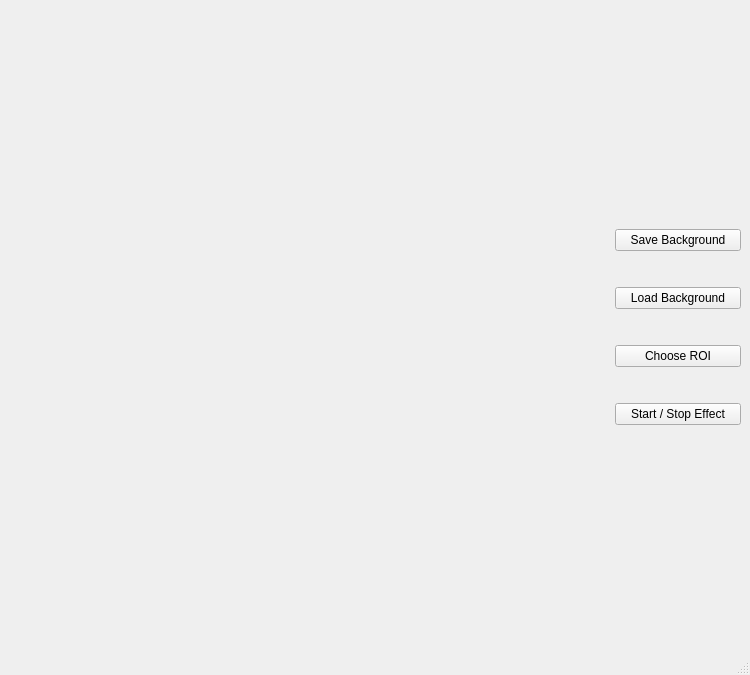
<?xml version="1.0" encoding="UTF-8"?>
<ui version="4.0">
 <class>MainWindow</class>
 <widget class="QMainWindow" name="MainWindow">
  <property name="geometry">
   <rect>
    <x>0</x>
    <y>0</y>
    <width>750</width>
    <height>675</height>
   </rect>
  </property>
  <property name="sizePolicy">
   <sizepolicy hsizetype="Fixed" vsizetype="Fixed">
    <horstretch>0</horstretch>
    <verstretch>0</verstretch>
   </sizepolicy>
  </property>
  <property name="minimumSize">
   <size>
    <width>750</width>
    <height>675</height>
   </size>
  </property>
  <property name="maximumSize">
   <size>
    <width>750</width>
    <height>675</height>
   </size>
  </property>
  <property name="windowTitle">
   <string>MainWindow</string>
  </property>
  <widget class="QWidget" name="centralwidget">
   <layout class="QHBoxLayout" name="horizontalLayout_2">
    <item>
     <layout class="QHBoxLayout" name="horizontalLayout">
      <item>
       <widget class="QLabel" name="frame_label">
        <property name="sizePolicy">
         <sizepolicy hsizetype="Fixed" vsizetype="Fixed">
          <horstretch>0</horstretch>
          <verstretch>0</verstretch>
         </sizepolicy>
        </property>
        <property name="minimumSize">
         <size>
          <width>600</width>
          <height>600</height>
         </size>
        </property>
        <property name="maximumSize">
         <size>
          <width>600</width>
          <height>600</height>
         </size>
        </property>
        <property name="text">
         <string/>
        </property>
       </widget>
      </item>
      <item>
       <layout class="QVBoxLayout" name="verticalLayout_2">
        <item>
         <spacer name="verticalSpacer">
          <property name="orientation">
           <enum>Qt::Vertical</enum>
          </property>
          <property name="sizeHint" stdset="0">
           <size>
            <width>20</width>
            <height>40</height>
           </size>
          </property>
         </spacer>
        </item>
        <item>
         <widget class="QPushButton" name="save_bg_push_button">
          <property name="text">
           <string>Save Background</string>
          </property>
         </widget>
        </item>
        <item>
         <spacer name="horizontalSpacer">
          <property name="orientation">
           <enum>Qt::Horizontal</enum>
          </property>
          <property name="sizeHint" stdset="0">
           <size>
            <width>40</width>
            <height>30</height>
           </size>
          </property>
         </spacer>
        </item>
        <item>
         <widget class="QPushButton" name="load_bg_push_button">
          <property name="text">
           <string>Load Background</string>
          </property>
         </widget>
        </item>
        <item>
         <spacer name="horizontalSpacer_2">
          <property name="orientation">
           <enum>Qt::Horizontal</enum>
          </property>
          <property name="sizeHint" stdset="0">
           <size>
            <width>40</width>
            <height>30</height>
           </size>
          </property>
         </spacer>
        </item>
        <item>
         <widget class="QPushButton" name="choose_roi_push_button">
          <property name="text">
           <string>Choose ROI</string>
          </property>
         </widget>
        </item>
        <item>
         <spacer name="horizontalSpacer_3">
          <property name="orientation">
           <enum>Qt::Horizontal</enum>
          </property>
          <property name="sizeHint" stdset="0">
           <size>
            <width>40</width>
            <height>30</height>
           </size>
          </property>
         </spacer>
        </item>
        <item>
         <widget class="QPushButton" name="start_stop_push_button">
          <property name="text">
           <string>Start / Stop Effect</string>
          </property>
         </widget>
        </item>
        <item>
         <spacer name="verticalSpacer_2">
          <property name="orientation">
           <enum>Qt::Vertical</enum>
          </property>
          <property name="sizeHint" stdset="0">
           <size>
            <width>20</width>
            <height>40</height>
           </size>
          </property>
         </spacer>
        </item>
       </layout>
      </item>
     </layout>
    </item>
   </layout>
  </widget>
  <widget class="QMenuBar" name="menubar">
   <property name="geometry">
    <rect>
     <x>0</x>
     <y>0</y>
     <width>750</width>
     <height>23</height>
    </rect>
   </property>
  </widget>
  <widget class="QStatusBar" name="statusbar"/>
 </widget>
 <resources/>
 <connections/>
</ui>
